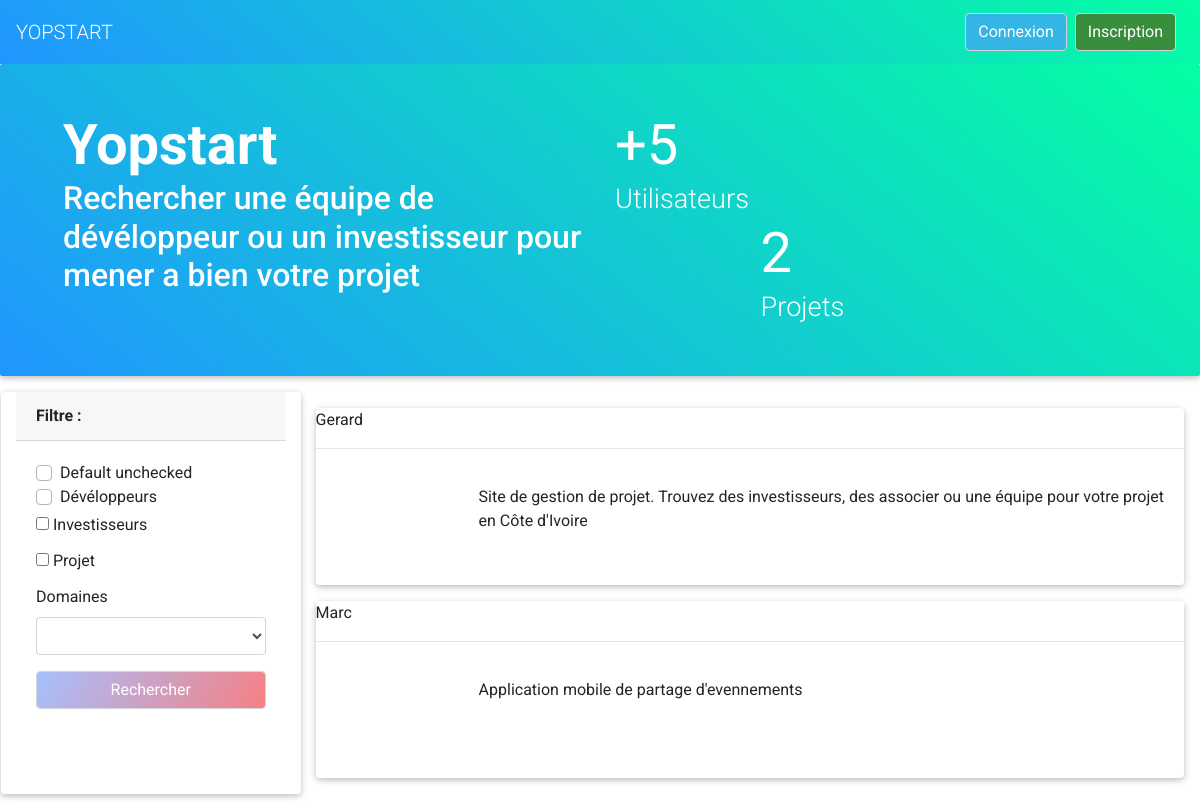
/home/, run on the app's committed database.
### youproj/models.py (models this page shows, shortened)
class Projet(models.Model):
    etats = (
        ("0","non precisé"),
        ("1","idée"),
        ("2","rédaction de plan"),
        ("3","prototype"),
        ("4","phase de test"),
        ("4","phase de commercialisation"),
    )
    nom = models.CharField(max_length=100)
    porteurs = models.ForeignKey(Utilisateur, on_delete=models.CASCADE)
    equipe = models.ManyToManyField(Utilisateur, blank=True),
    domaine = models.ForeignKey(Domaine, on_delete=models.CASCADE)
    description = models.TextField(blank=True)
    date_debut= models.DateField(blank=True),
    avancement = models.TextField(blank=True)
    lien_depot = models.URLField( blank=True)
    phase = models.CharField(max_length=100, choices=etats, default='-')

### youself/models.py (models this page shows, shortened)
class Utilisateur(models.Model):
    relation = models.ManyToManyField('Utilisateur', blank=True)
    user = models.OneToOneField(User, on_delete=models.CASCADE, limit_choices_to={'is_superuser':False})
    date_naissance = models.DateField(blank=True, auto_now=True)
    bio = models.TextField(blank=True)
    pays = models.CharField(max_length=50, blank=True)
    competences = models.ManyToManyField(Competence,blank=True)
    domaine = models.ManyToManyField(Domaine, blank=True)
    img_url = models.ImageField(verbose_name='photo de profile', blank=True, upload_to='profile/', default='profile/default-img.png')
    def __str__(self):
        return self.user.username

### youself/views.py (the view)
# urls.py: 2. Add a URL to urlpatterns:  path('', views.home, name='home')
def home(request):
    contexte = {
        'domaine' : Domaine.objects.all(),
        'Competence' : Competence.objects.all()
    }
    devs = Utilisateur.objects.all()
    return render(request, template_name='home.html', context=contexte)

### helper/tempcontexte.py (called while the page is built)
def calla(ctxt):
    return {
        'list_domaines' : Domaine.objects.all(),
        'list_competences' : Competence.objects.all(),
        'list_utilis': Utilisateur.objects.all(),
        'list_projets': Projet.objects.all(),
    }

### templates/home.html (shortened to what this page needs)
{% extends 'index.html' %}
{% block main %}
    {% include 'layout/navbar.html' %}
    <div class="jumbotron jumbotron-fluid m-0 p-5 aqua-gradient white-text row">
        <div class=" col col-xs-12 col-md-6">
            <span class="display-4 font-weight-bold">Yopstart</span>
        <div class="right h2">
            <p class="">Rechercher une équipe de dévéloppeur ou un investisseur pour mener a bien votre projet</p>
        </div>
        </div>
        <div class="col col-xs-12 col-md-6">
            <div class="panel">
                <div class="display-4 panel-heading font-weight-bolder">+{{ list_utilis.count }}</div>
                <span class="h3-responsive panel-footer">Utilisateurs</span>
            </div>
            <div class=" col col-xs-12 col-md-6 offset-lg-3 panel">
                <div class="display-4 panel-heading font-weight-bolder">{{list_projets.count}}</div>
                <span class="h3-responsive panel-footer">Projets</span>
            </div>
        </div>
    </div>
    <div class="panel m-3">
        <div class="panel-body row grid">
            <aside class="card col-xs-12 col-sm-12 col col-md-3">
                <header class="card-header font-weight-bold">Filtre :</header>
                <form class="card-body">
<div class="custom-control custom-checkbox">
    <label class="custom-control-label" for="defaultUnchecked">Default unchecked</label>
</div>
                    <div class="mb-1 custom-control custom-checkbox">
                        <label for="dev" class="custom-control-label">Dévéloppeurs</label>
                    </div>
                    <div class="mb-1">
                    <input type="checkbox" name="invest" value="3" id="invest">
                        <label for="invest">Investisseurs</label>
                    </div>
                    <div class="mb-1">
                    <input type="checkbox" name="proj" value="4" id="proj">
                        <label for="proj">Projet</label>
                    </div>
                    <label for="dom">Domaines</label>
                    <select name="domaine" id="dom" class="select-dropdown form-control mb-3">
                        <option value=""></option>
                        {% for dom in list_domaines %}
                            <option value="{{ dom.label }}"> {{ dom.label }}</option>
                        {% endfor %}
                    </select>
                    <input type="submit" class="form-control amy-crisp-gradient white-text" value="Rechercher">
                </form>
            </aside>
            <main class="col col-xs-12 col-md-9 mt-3">
                    {% for proj in list_projets %}
                        <div class="card mb-3">
                            <div class="">
                                <span class="left">{{ proj.porteurs }}</span>
                            </div>
                            <hr class="divider">
                        <div class="card-body row">
                            <div class="col col-xs-12 col-md-2">
                                <i class="fa fa-store-alt fa-5x"></i>
                            </div>
                            <div class="col col-xs-12 col-md-10">
                                <p>{{ proj.description }}</p>
                            </div>
                        </div>
                        </div>
                        {% empty %}
                        <span>Pas de resultats pour votre recherche</span>
                    {% endfor %}
            </main>
        </div>
    </div>
{% endblock %}

### data on the page
Projet: porteurs "Gerard", description "Site de gestion de projet. Trouvez des investisseurs, des associer ou une équipe pour votre projet en Côte d'Ivoire"
Projet: porteurs "Marc", description "Application mobile de partage d'evennements"

### other printed values
{{ list_utilis.count }} "5"
{{ list_projets.count }} "2"
